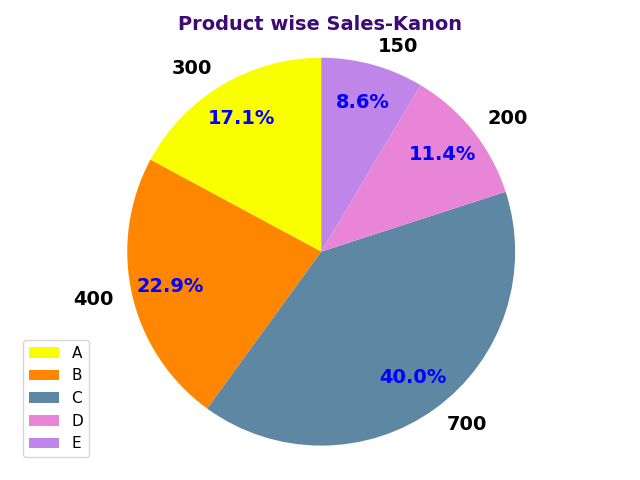

Generate this figure with Python:
import pandas as pd
import pyodbc as db
import matplotlib.pyplot as plt
from matplotlib.patches import Patch

A = 300
B = 400
C = 700
D = 200
E = 150

data = [A, B, C, D, E]
print(data)

colors = ['#f9ff00', '#ff8600', '#5d87a3', '#e985d6', '#c085e9']
legend_element = [Patch(facecolor='#f9ff00', label='A'),
                  Patch(facecolor='#ff8600', label='B'),
                  Patch(facecolor='#5d87a3', label='C'),
                  Patch(facecolor='#e985d6', label='D'),
                  Patch(facecolor='#c085e9', label='E')
                  ]

fig1, ax = plt.subplots()

pack_all, label, percent_value = ax.pie(data, labels=data, colors=colors,
                                        autopct='%.1f%%',
                                        textprops={
                                            'color': "Black"}, startangle=90, pctdistance=.80)

plt.setp(percent_value, fontsize=14, color='blue', fontweight='bold')
plt.setp(label, fontsize=14, fontweight='bold')
plt.title('Product wise Sales-Kanon', fontsize=14, fontweight='bold', color='#3e0a75')
plt.legend(handles=legend_element, loc='lower left', fontsize=11)
ax.axis('equal')

plt.tight_layout()
plt.savefig('Assignment6.png')
# plt.show()
